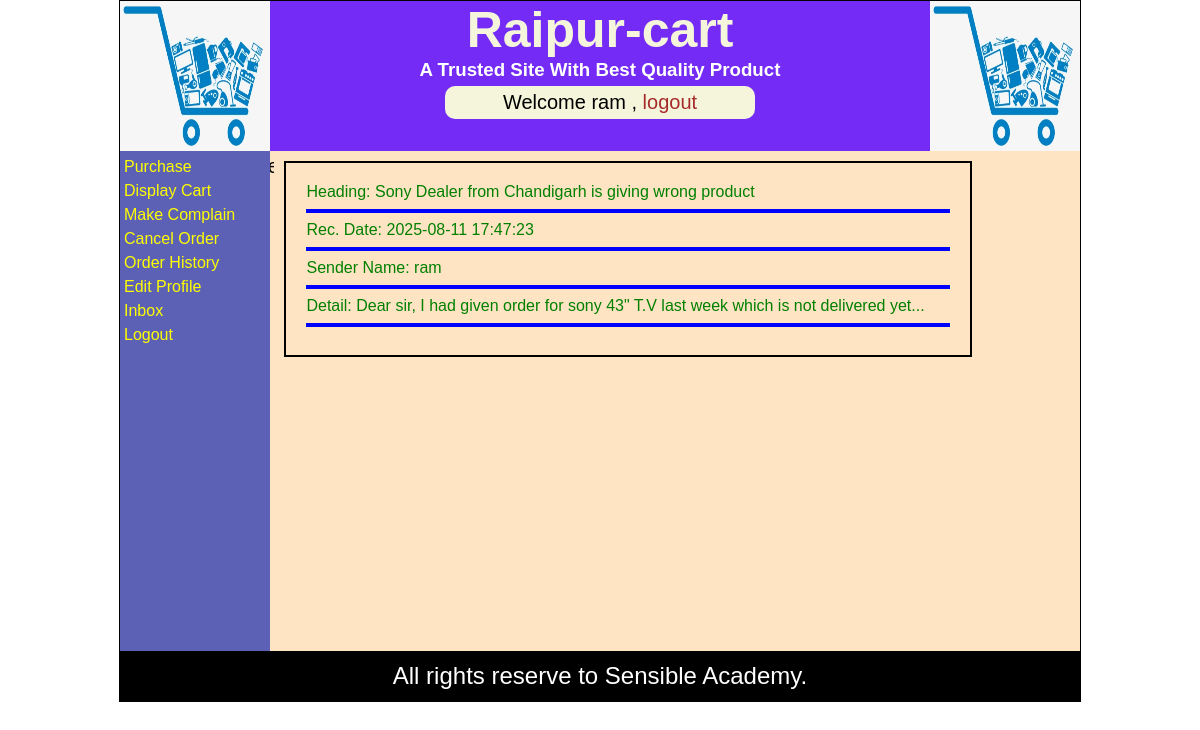
The page /mssgUserDetail.php?nid=1 (signed in) on the database its author committed.
### tables this page shows
CREATE TABLE IF NOT EXISTS `message_info` (
  `msg_id` int(11) NOT NULL AUTO_INCREMENT,
  `msg_heading` text NOT NULL,
  `msg_detail` text NOT NULL,
  `sender_name` varchar(30) NOT NULL,
  `receiver_name` varchar(30) NOT NULL,
  `sent_date` datetime NOT NULL,
  PRIMARY KEY (`msg_id`)
);

### mssgUserDetail.php (the view, shortened to what this page needs)
</style><?php @session_start();
if(isset($_SESSION['uname']) && $_SESSION['utype']=='user')
{
include("header.php");
?>
<div id='container'>
<div id="adminContainer">
  <div id='leftAdmin'>
    <?php
       include('userMenu.php');
    ?>
  </div>
  <div id='rightAdmin'>
    <div style="width:80%; margin:10px; padding:20px; border:2px solid black; color:green;">
   <?php
   $id=$_REQUEST["nid"];
    include("dbconnect.php");
   $rs=mysqli_query($con,"select * from message_info where msg_id='$id' order by sent_date desc");
   $row=mysqli_fetch_array($rs);
            $hd=$row["msg_heading"];
            $sn=$row["sender_name"];
            $dt=$row["sent_date"];
             $dtl=$row["msg_detail"];
            echo(" Heading: ".$hd);
            echo("<hr >");
            echo("Rec. Date: ".$dt);
            echo("<hr>");
            echo("Sender Name: ".$sn);
            echo("<hr>");
            echo("Detail: ".$dtl);
            echo("<hr>");
   ?>
</div>
  </div>
</div>
</div>
<?php
  include("footer.php");
}
else
{
  header("location:loginForm.php");
}
?>

### styles.css (style rules this page uses)
body { margin:0px; padding:0px; font-family: Verdana, Geneva, Tahoma, sans-serif; }
#adminContainer { width: 100%; background-color:bisque; min-height: 500px; }
#leftAdmin { width: 150px; min-height: 500px; background-color:#5C61B5; color:white; display: inline-block; vertical-align: top; }
#rightAdmin { vertical-align: top; width: 804px; min-height: 500px; background-color: bisque; color:white; display: inline-block; }

### mssgUserDetail.php (style rules this page uses)
hr { border:2px solid blue; }

### rows shown on the page
message_info: msg_heading "Sony Dealer from Chandigarh is giving wrong product", sent_date "2025-08-11 17:47:23", sender_name "ram", msg_detail "Dear sir, I had given order for sony 43\" T.V last week which is not delivered yet..."

### other values the page prints
$_SESSION["uname"] "ram"
